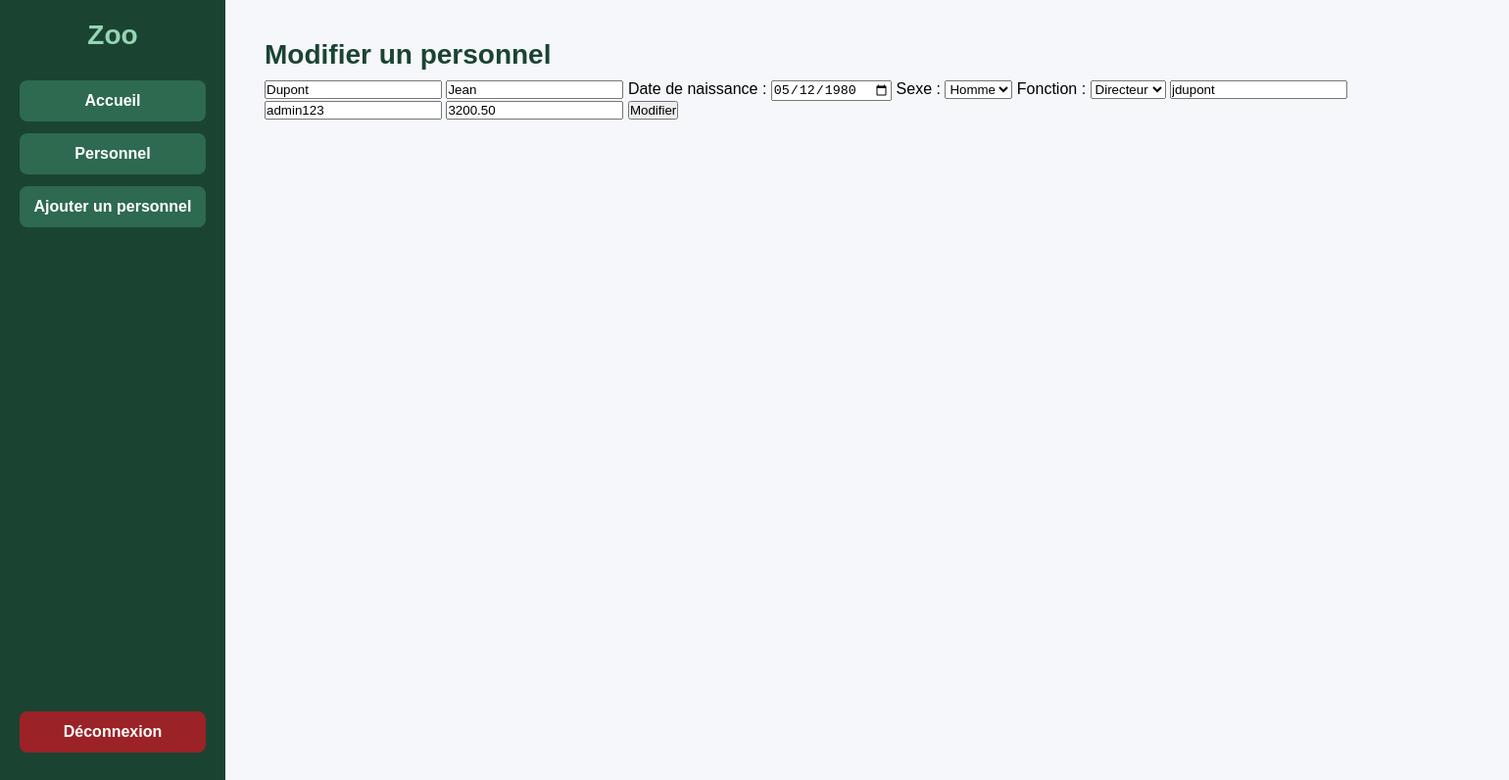
The app's page /projet_zoo/modifier_personnel.php?id=1 (signed in) with its own data.
### tables this page shows
CREATE TABLE `personnels` (
  `id` int NOT NULL,
  `nom` varchar(30) NOT NULL,
  `prenom` varchar(30) NOT NULL,
  `date_de_naissance` date NOT NULL,
  `sexe` enum('H','F') NOT NULL,
  `login` varchar(50) NOT NULL,
  `mot_de_passe` varchar(255) NOT NULL,
  `fonction` enum('Directeur','Employe') NOT NULL,
  `salaire` decimal(7,2) NOT NULL
);

### projet_zoo/modifier_personnel.php (the view, shortened to what this page needs)
<?php
include("connexion.php");
$id = $_GET['id'];
$sql = "SELECT * FROM personnels WHERE id='$id'";
$resultat = mysqli_query($conn, $sql);
$personne = mysqli_fetch_assoc($resultat);
?>
<!DOCTYPE html>
<html lang="fr">
<head>
    <link rel="stylesheet" href="style2.css">
</head>
<body>
<div class="conteneur">
    <div class="menu">
        <h2>Zoo</h2>
        <a href="accueil.php">Accueil</a>
        <a href="personnels.php">Personnel</a>
        <a href="ajout_personnel.php">Ajouter un personnel</a>
        <a href="logout.php">Déconnexion</a>
    </div>
    <div class="contenu">
        <h1>Modifier un personnel</h1>
        <form action="traitement_modif_personnel.php" method="POST">
            <input type="text" name="nom" value="<?php echo $personne['nom']; ?>" required>
            <input type="text" name="prenom" value="<?php echo $personne['prenom']; ?>" required>
            <label>Date de naissance :</label>
            <input type="date" name="date_de_naissance" value="<?php echo $personne['date_de_naissance']; ?>" required>
            <label>Sexe :</label>
            <select name="sexe" required>
                <option value="H" <?php if ($personne['sexe'] == "H") echo "selected"; ?>>Homme</option>
            </select>
            <label>Fonction :</label>
            <select name="fonction" required>
                <option value="Directeur" <?php if ($personne['fonction'] == "Directeur") echo "selected"; ?>>Directeur</option>
            </select>
            <input type="text" name="login" value="<?php echo $personne['login']; ?>" required>
            <input type="text" name="mot_de_passe" value="<?php echo $personne['mot_de_passe']; ?>" required>
            <input type="number" step="0.01" name="salaire" value="<?php echo $personne['salaire']; ?>" required>
            <button type="submit">Modifier</button>
        </form>
    </div>
</div>
</body>
</html>

### projet_zoo/style2.css (style rules this page uses)
* { margin: 0; padding: 0; box-sizing: border-box; }
body { font-family: Arial, sans-serif; background-color: #f5f7fa; }
.conteneur { display: flex; min-height: 100vh; }
.menu { width: 230px; background: #1b4332; padding: 20px; display: flex; flex-direction: column; }
.menu h2 { color: #95d5b2; text-align: center; margin-bottom: 30px; font-size: 28px; }
.menu a { text-decoration: none; color: white; background: #2d6a4f; padding: 12px; margin-bottom: 12px; border-radius: 8px; text-align: center; transition: 0.3s; font-weight: bold; }
.menu a:last-child { margin-top: auto; background: #9b2226; }
.contenu { flex: 1; padding: 40px; }
.contenu h1 { font-size: 28px; color: #1b4332; margin-bottom: 10px; }
.contenu { background: #f5f7fa; }
.contenu::before { content: ""; display: block; background: white; padding: 30px; border-radius: 15px; width: 100%; height: auto; position: absolute; z-index: -1; }

### records on screen
personnels: nom "Dupont", prenom "Jean", date_de_naissance "05/12/1980", sexe "Homme", fonction "Directeur", login "jdupont", mot_de_passe "admin123", salaire "3200.50"
